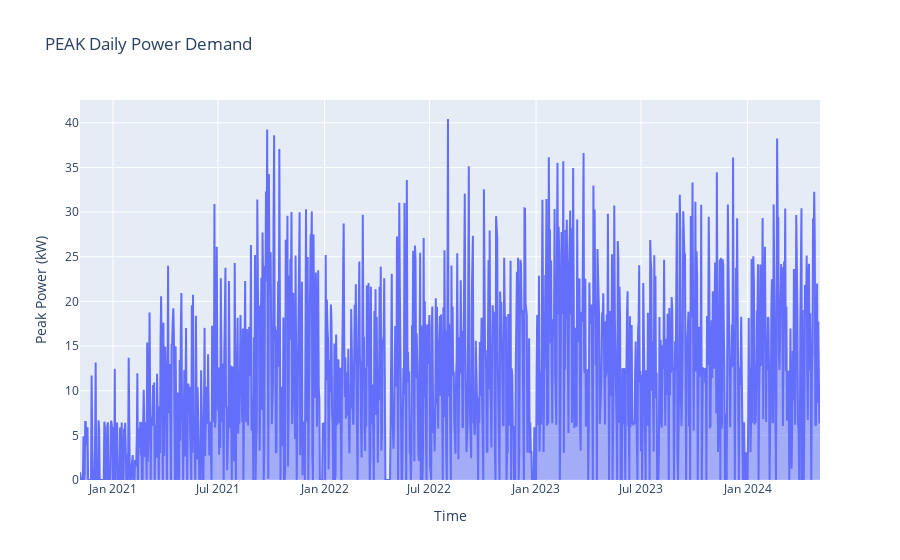

This figure's notebook cell:
### Code cell
fig = go.Figure()
fig.add_trace(
    go.Scatter(
        x = dailydemand.index, y = dailydemand["peak_power_kW"], hovertext=dailydemand["day"], fill='tozeroy'
    )
)
fig.update_layout(title = f"PEAK Daily Power Demand", xaxis_title = "Time", yaxis_title="Peak Power (kW)")
fig.show()

### Figure 1 — Plotly figure (JSON) as saved in the notebook; plotly's stock layout.template omitted (floating-point values rounded to 4 significant figures; data arrays with more than 128 entries replaced by an {"elided": "..."} marker saying what was removed)
{"data": [{"fill": "tozeroy", "hovertext": {"elided": "1278 str values"}, "type": "scatter", "x": {"elided": "1278 str values"}, "y": {"elided": "1278 float values"}}], "layout": {"title": {"text": "PEAK Daily Power Demand"}, "xaxis": {"title": {"text": "Time"}}, "yaxis": {"title": {"text": "Peak Power (kW)"}}}}
